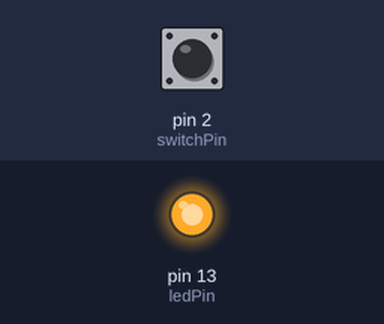
Bench run of a sketch on a simulated Arduino Uno, built with avr-gcc and run on an emulated ATmega328P. Shown: output pins drawn as LEDs (lit = HIGH). Inputs (shaded band) come from the test bench; at power-on: pin 2 (switchPin) LOW.

Above: at 1.4 s.
1.5 s: pin 2 (switchPin) pulled HIGH for 1 s
At 9.7 s:
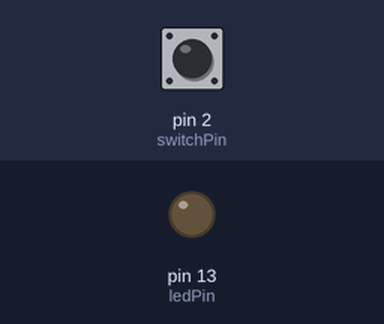
Timing chart, 0 to 10.0 s (numbered marks = the images above; inputs shaded):
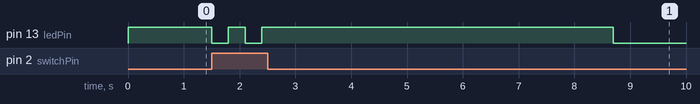

The sketch:

arduino-pomodoro.ino
```cpp
// Alan Hortz - 2013

const int switchPin = 2;
const int ledPin =  13;


int switchState = 0;
int currentState = 0;

unsigned long lastMillis = 0;
unsigned long counter = 0;
unsigned long currentDuration = 0;

const long STATE_POMODORO_ACTIVE = 1;
const long STATE_SMALL_BREAK_ACTIVE = 0;

const unsigned long DURATION_IN_ACTIVE = (6 * 1 * 1000);
const unsigned long DURATION_IN_BREAK = (3 * 1 * 1000);


void setup() {
  pinMode(ledPin, OUTPUT);
  pinMode(switchPin, INPUT);
  counter = currentDuration = DURATION_IN_BREAK;
  currentState = 0;
}

void loop(){

  switchState = digitalRead(switchPin);

  if((counter >= currentDuration) or (switchState  == HIGH))
  {
    if(currentState == STATE_POMODORO_ACTIVE)
    {
      setInactive();
    }
    else
    {
      setActive();
    }
  }

  counter = (millis() - lastMillis);
  delay(300);
}

void setActive()
{
  counter = 0;
  lastMillis = millis();
  currentDuration = DURATION_IN_ACTIVE;
  currentState = STATE_POMODORO_ACTIVE;
  digitalWrite(ledPin,HIGH);
}
void setInactive()
{
  counter = 0;
  lastMillis = millis();
  currentDuration = DURATION_IN_BREAK;
  currentState = STATE_SMALL_BREAK_ACTIVE;
  digitalWrite(ledPin,LOW);
}
```
